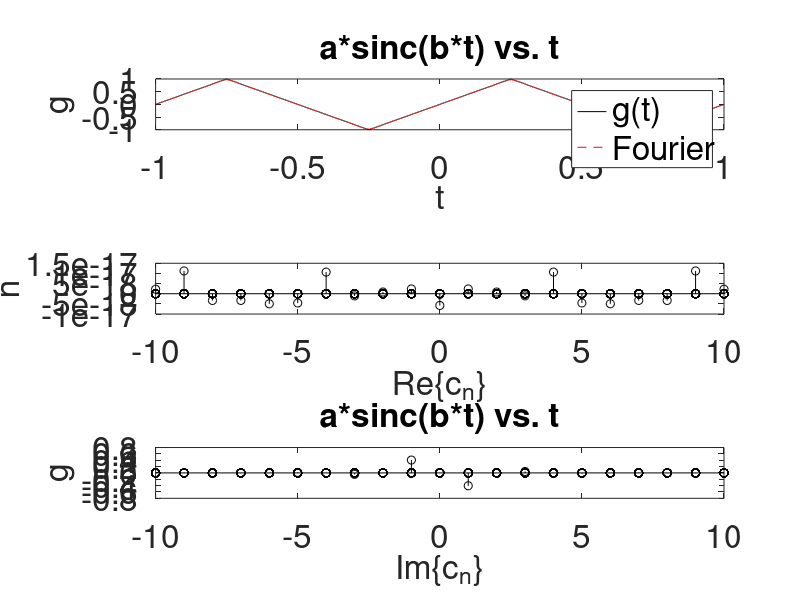

This chart was generated by the following MATLAB code:
% lecture 14, oct12, chapter 6, Fourier Series
clear all; close all;
tend = 1;
N = 10;
t_length = 5000;
t = linspace(-tend, tend, t_length);
a = 1;
T = 0.5;
signal_case = 'alternating_triangle';
%'positive_triangle', 'alternating_triangle', 'square'
% g = @(t) a*max(1-abs(t)/T0, 0);
switch signal_case
    case 'positive_triangle'
        T0 = 2*T;
        t_shift = 0.0;
        g = @(t) a*max(1-abs(mod(t-t_shift+T/2,T)-T/2)/T0, 0);
        T_FS = T;
    case 'alternating_triangle'
        t_shift = 0.25;
        T0 = T/2;

        g = @(t) a*max(1-abs(mod(t-t_shift+T/2,T)-T/2)/T0, 0) ...
            .* (-1).^floor((t-t_shift+T/2)/T);
        T_FS = 2*T;
    case 'square'
        T0 = T/2;        % Pulse width
        t_shift = 0.0;

        g = @(t) a*double(abs(mod(t-t_shift+T/2,T)-T/2) < T0/2);
        T_FS = T;
    otherwise
        error('not set-up yet\n')
end

% Plot the periodic signal
figure(1)
plot(t,g(t))
title('a*sinc(b*t) vs. t')
ylabel('g')
xlabel('t')

% Find the coefficients of the Fourier Series
delta_t = t(2)-t(1);
N_period = round(T_FS/delta_t);
ts = linspace(-T_FS/2,T_FS/2,1000);
c0 = (1/T_FS)*trapz(ts,g(ts));
% Calculate the Fourier Series to N terms
y = c0*ones(1,t_length);
%cn = zeros(1,N);
ii=1;
n_vec = -N:N;
cn_vec = zeros(length(n_vec));
for n=-N:N
    if n~=0
        cn = (1/T_FS)*trapz(ts,g(ts).*exp(-1i*2*pi*n*ts/T_FS));
        y = y + cn.*exp(1i*2*pi*n*t/T_FS);
        cn_vec(ii) = cn;
    else
        cn_vec(ii) = c0;
    end
    ii = ii+1;
end

% Plot the periodic signal
figure(1)
subplot(3,1,1)
plot(t,g(t),'k-')
title('a*sinc(b*t) vs. t')
ylabel('g')
xlabel('t')
hold on
plot(t,real(y),'r--')
legend('g(t)','Fourier')
subplot(3,1,2)
stem(n_vec,real(cn_vec),'k')
% title('a*sinc(b*t) vs. t')
ylabel('n')
xlabel('Re\{c_n\}')
subplot(3,1,3)
stem(n_vec,imag(cn_vec),'k')
title('a*sinc(b*t) vs. t')
ylabel('g')
xlabel('Im\{c_n\}')
set(findall(gcf,'-property','FontSize'),'FontSize',24)
